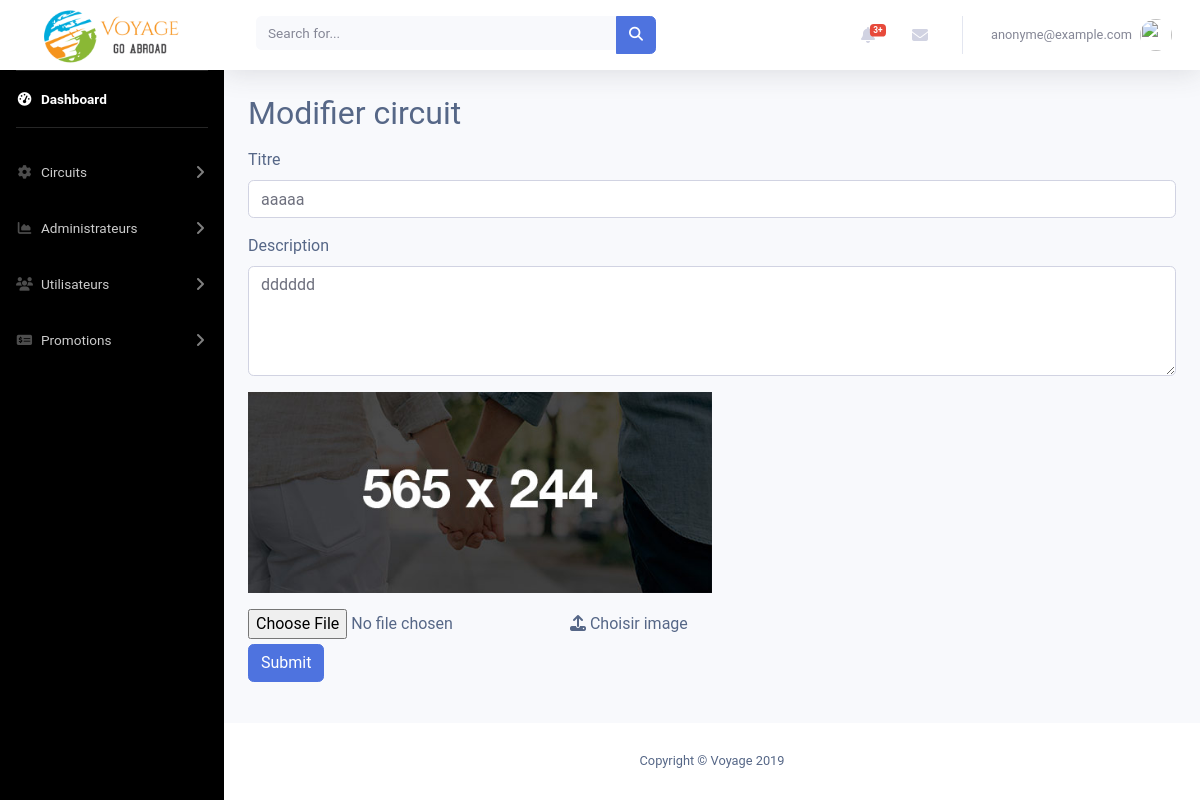
Screenshot of /admin/modifierCircuit.php?idCircuit=36 (signed in) with the database file from the repository.
### tables this page shows
CREATE TABLE `circuit` (
  `idCircuit` int(11) NOT NULL,
  `titre` varchar(250) NOT NULL,
  `description` text,
  `estActif` tinyint(1) DEFAULT '1'
);

CREATE TABLE `image` (
  `idImage` int(11) NOT NULL,
  `idCircuit` int(11) DEFAULT NULL,
  `url` varchar(250) NOT NULL
);

### admin/modifierCircuit.php (the view, shortened to what this page needs)
<?php
include_once "includes/header.php";
include_once "includes/navbar.php";
if (isset($_GET['idCircuit'])) {
    $stmt = $conn->query("SELECT * FROM circuit WHERE idCircuit=" . $_GET['idCircuit']);
    $row = $stmt->fetch();
    $titre = $row->titre;
    $description = $row->description;
    $stmt1 = $conn->query("SELECT * FROM image WHERE idCircuit=" . $_GET['idCircuit']);
    $row1 = $stmt1->fetch();
    $image = "../" . $row1->url;
}
?>
<div class="container">
  <h2>Modifier circuit</h2>
  <form class="mt-3 mb-3" action="modifierCircuitConfirme.php" method="POST" enctype="multipart/form-data">
    <div class="form-group">
      <label for="titrecircuit">Titre</label>
      <input type="text" class="form-control" autocomplete="off" id="titrecircuit" placeholder="Nom du Circuit" name="nomCircuit" value="<?php if (isset($_POST['nomCircuit'])) {
    echo htmlentities($_POST['nomCircuit']);
} elseif (isset($_GET['idCircuit'])) {
    echo $titre;
}
?>">
    </div>
    <div class="form-group">
      <label for="descriptionCircuit">Description</label>
      <textarea class="form-control" autocomplete="off" id="descriptioncircuit" placeholder="Description du Circuit" name="descriptionCircuit" rows="4"><?php if (isset($_POST['descriptionCircuit'])) {
    echo htmlentities($_POST['descriptionCircuit']);
} elseif (isset($_GET['idCircuit'])) {
    echo $description;
}?></textarea>
    </div>
    <div>
      <img class="mb-3" style="width:50%;" src="<?= $image ?>">
    </div>
    <input type="file" name="image" accept=".jpg" id="image">
    <label class="lblImage col-sm-6" for="image"><i class="fas fa-upload"></i> Choisir image</label><br>
    <input type="submit" name="submit" class="btn btn-primary">
  </form>
</div>
<?php
  include_once 'includes/footer.php';
?>

### admin/css/crud.css (style rules this page uses)
body { color: #566787; background: #f7f5f2; font-family: 'Roboto', sans-serif; }

### rows the page displays
circuit: nomCircuit "aaaaa", descriptionCircuit "dddddd"
image: url (picture)

### other values shown
$_SESSION['courriel'] "anonyme@example.com"
